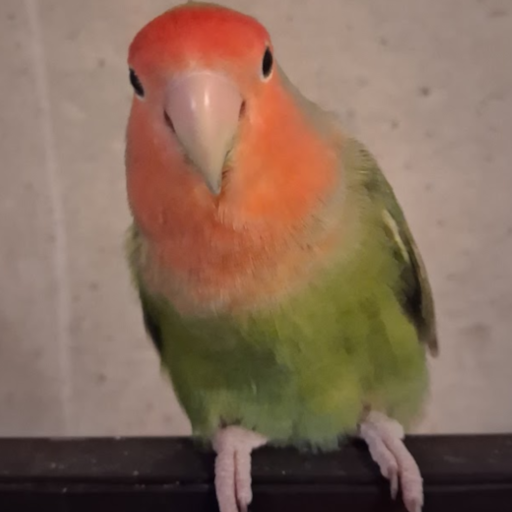
#> input picture icon.png, 512 x 512 px
$ python createicon.py
#> lines starting #> are read from the running program, lines starting #| are printed output that depends on the picture
from PIL import Image
img = Image.open("icon.png").convert("RGBA").resize((64,64), Image.LANCZOS)
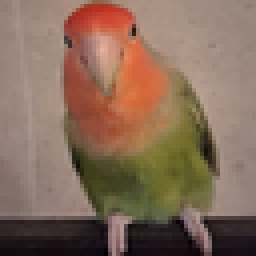
#> img: PIL image 64x64 RGBA (shown 4 times larger); mean R, G, B, A 134.5, 107.6, 90, 255
data = list(img.tobytes())
#> data = 16384 values, max 255 at index 3, min 0 at index 16001, mean 146.8
with open("icon.h","w") as f:
    f.write(f"static const unsigned char icon_pixels[] = {{{','.join(map(str,data))}}};\n")
    f.write("static const int icon_w = 64, icon_h = 64;\n")
